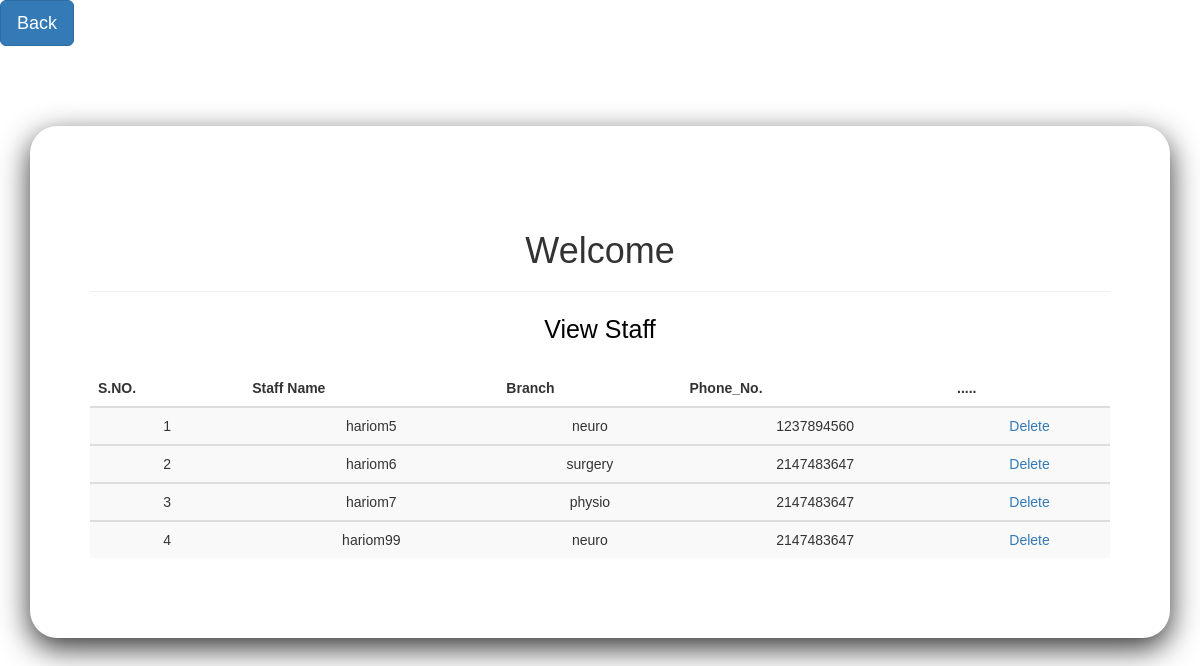
Page /PHP/view_staff.php on the committed database.
### tables this page shows
CREATE TABLE `staffs` (
  `name` varchar(120) DEFAULT NULL,
  `Branch` varchar(200) DEFAULT NULL,
  `RegDate` timestamp NULL DEFAULT current_timestamp(),
  `phoneno` int(10) DEFAULT NULL
);

### PHP/pdo.PHP (called while the page is built, shortened)
<?php
class Database_Connection
{
function __construct()
{
$connection = mysqli_connect(server,username,password,databasename);
$this->dbhost=$connection;
}
public function viewingstaff()
{
$seeing=mysqli_query($this->dbhost,"select * from staffs ");
return $seeing;
}
}
?>

### PHP/view_staff.php (the view, shortened to what this page needs)
<?php
include_once('pdo.php');
?>
<!DOCTYPE html>
<html lang="en">
<head>
  <link rel="stylesheet" href="https://maxcdn.bootstrapcdn.com/bootstrap/3.4.1/css/bootstrap.min.css">
    <link rel="stylesheet" href="../CSS/dashboard.css">
</head>
<body>
    <header>
         <a class="btn  btn-primary btn-lg btn-hover-shadow mb-3 px-4 mx-2" href="dashboard.php">Back</a>
</header>
        <div class="container important text-center">
            <div class="card dashboard">
  <div class="card-body">
      <div class="card-title mb-3 pb-3">  <h1 class="display-2">Welcome <?php echo $_SESSION['Username'] ?></h1></div>
        <hr class="my-4 " style={{ width: '75%', marginLeft: '15%' }}></hr>
      <div class="card-text">
          <p class="login-card-description">View Staff</p>
            <table class="table table-striped table-dark">
            <thead>
            <tr>
              <th>S.NO.</th>
              <th>Staff Name</th>
              <th>Branch</th>
              <th>Phone_No.</th>
              <th> ..... </th>
            </tr>
            </thead>
            <?php
            $dataviewing=new Database_Connection();
              $sql = $dataviewing->viewingstaff();
              $count=1;
              while ($row=mysqli_fetch_array($sql)) {
                  ?>
                  <tbody>
                    <tr>
                      <td><?php echo $count;?></td>
                      <td><?php  echo $row['name'];?></td>
                      <td><?php  echo $row['Branch'];?></td>
                      <td><?php  echo $row['phoneno'];?></td>
                      <td> <?php echo "<a href='delete1.php?a=".$row['RegDate']."'>Delete</a>"; ?></td>
                    </tr>
                    <?php
                     $count=$count+1;
                     }?>
                     </table>
</div>
  </div>
</div>
</div>
</body>
</html>

### CSS/dashboard.css (style rules this page uses)
body { font-family: sans-serif; background-image: url("https://wallpaper.dog/large/854206.jpg"); min-height: 100vh; }
.dashboard { border: 0; border-radius: 27.5px; box-shadow: 0 10px 30px 0; overflow: hidden; }
.dashboard .card-body { padding: 85px 60px 60px; }
.important { margin-top: 80px; }
.login-card-description { font-size: 25px; color: #000; font-weight: normal; margin-bottom: 23px; }

### rows in the picture
staffs: name "hariom5", Branch "neuro", phoneno "1237894560"
staffs: name "hariom6", Branch "surgery", phoneno "2147483647"
staffs: name "hariom7", Branch "physio", phoneno "2147483647"
staffs: name "hariom99", Branch "neuro", phoneno "2147483647"
